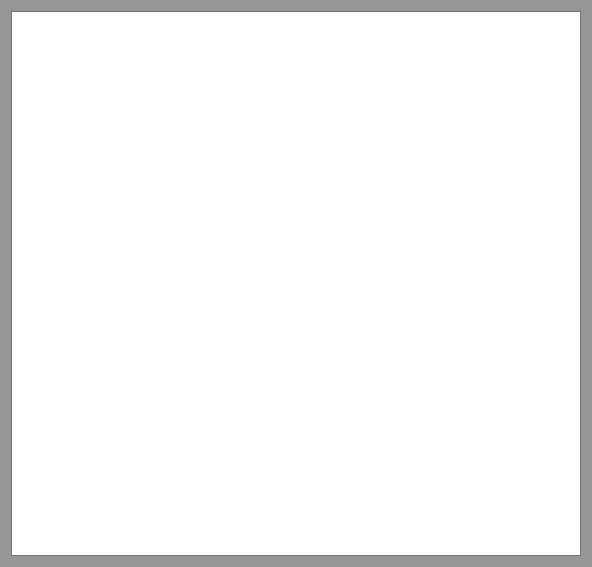
<?xml version="1.0" encoding="UTF-8"?>
<ui version="4.0">
 <class>OknoWyswietleniaMapyGraficznie</class>
 <widget class="QDialog" name="OknoWyswietleniaMapyGraficznie">
  <property name="geometry">
   <rect>
    <x>0</x>
    <y>0</y>
    <width>592</width>
    <height>567</height>
   </rect>
  </property>
  <property name="palette">
   <palette>
    <active>
     <colorrole role="WindowText">
      <brush brushstyle="SolidPattern">
       <color alpha="255">
        <red>0</red>
        <green>0</green>
        <blue>0</blue>
       </color>
      </brush>
     </colorrole>
     <colorrole role="Button">
      <brush brushstyle="SolidPattern">
       <color alpha="255">
        <red>150</red>
        <green>150</green>
        <blue>150</blue>
       </color>
      </brush>
     </colorrole>
     <colorrole role="Light">
      <brush brushstyle="SolidPattern">
       <color alpha="255">
        <red>225</red>
        <green>225</green>
        <blue>225</blue>
       </color>
      </brush>
     </colorrole>
     <colorrole role="Midlight">
      <brush brushstyle="SolidPattern">
       <color alpha="255">
        <red>187</red>
        <green>187</green>
        <blue>187</blue>
       </color>
      </brush>
     </colorrole>
     <colorrole role="Dark">
      <brush brushstyle="SolidPattern">
       <color alpha="255">
        <red>75</red>
        <green>75</green>
        <blue>75</blue>
       </color>
      </brush>
     </colorrole>
     <colorrole role="Mid">
      <brush brushstyle="SolidPattern">
       <color alpha="255">
        <red>100</red>
        <green>100</green>
        <blue>100</blue>
       </color>
      </brush>
     </colorrole>
     <colorrole role="Text">
      <brush brushstyle="SolidPattern">
       <color alpha="255">
        <red>0</red>
        <green>0</green>
        <blue>0</blue>
       </color>
      </brush>
     </colorrole>
     <colorrole role="BrightText">
      <brush brushstyle="SolidPattern">
       <color alpha="255">
        <red>255</red>
        <green>255</green>
        <blue>255</blue>
       </color>
      </brush>
     </colorrole>
     <colorrole role="ButtonText">
      <brush brushstyle="SolidPattern">
       <color alpha="255">
        <red>0</red>
        <green>0</green>
        <blue>0</blue>
       </color>
      </brush>
     </colorrole>
     <colorrole role="Base">
      <brush brushstyle="SolidPattern">
       <color alpha="255">
        <red>255</red>
        <green>255</green>
        <blue>255</blue>
       </color>
      </brush>
     </colorrole>
     <colorrole role="Window">
      <brush brushstyle="SolidPattern">
       <color alpha="255">
        <red>150</red>
        <green>150</green>
        <blue>150</blue>
       </color>
      </brush>
     </colorrole>
     <colorrole role="Shadow">
      <brush brushstyle="SolidPattern">
       <color alpha="255">
        <red>0</red>
        <green>0</green>
        <blue>0</blue>
       </color>
      </brush>
     </colorrole>
     <colorrole role="AlternateBase">
      <brush brushstyle="SolidPattern">
       <color alpha="255">
        <red>202</red>
        <green>202</green>
        <blue>202</blue>
       </color>
      </brush>
     </colorrole>
     <colorrole role="ToolTipBase">
      <brush brushstyle="SolidPattern">
       <color alpha="255">
        <red>255</red>
        <green>255</green>
        <blue>220</blue>
       </color>
      </brush>
     </colorrole>
     <colorrole role="ToolTipText">
      <brush brushstyle="SolidPattern">
       <color alpha="255">
        <red>0</red>
        <green>0</green>
        <blue>0</blue>
       </color>
      </brush>
     </colorrole>
    </active>
    <inactive>
     <colorrole role="WindowText">
      <brush brushstyle="SolidPattern">
       <color alpha="255">
        <red>0</red>
        <green>0</green>
        <blue>0</blue>
       </color>
      </brush>
     </colorrole>
     <colorrole role="Button">
      <brush brushstyle="SolidPattern">
       <color alpha="255">
        <red>150</red>
        <green>150</green>
        <blue>150</blue>
       </color>
      </brush>
     </colorrole>
     <colorrole role="Light">
      <brush brushstyle="SolidPattern">
       <color alpha="255">
        <red>225</red>
        <green>225</green>
        <blue>225</blue>
       </color>
      </brush>
     </colorrole>
     <colorrole role="Midlight">
      <brush brushstyle="SolidPattern">
       <color alpha="255">
        <red>187</red>
        <green>187</green>
        <blue>187</blue>
       </color>
      </brush>
     </colorrole>
     <colorrole role="Dark">
      <brush brushstyle="SolidPattern">
       <color alpha="255">
        <red>75</red>
        <green>75</green>
        <blue>75</blue>
       </color>
      </brush>
     </colorrole>
     <colorrole role="Mid">
      <brush brushstyle="SolidPattern">
       <color alpha="255">
        <red>100</red>
        <green>100</green>
        <blue>100</blue>
       </color>
      </brush>
     </colorrole>
     <colorrole role="Text">
      <brush brushstyle="SolidPattern">
       <color alpha="255">
        <red>0</red>
        <green>0</green>
        <blue>0</blue>
       </color>
      </brush>
     </colorrole>
     <colorrole role="BrightText">
      <brush brushstyle="SolidPattern">
       <color alpha="255">
        <red>255</red>
        <green>255</green>
        <blue>255</blue>
       </color>
      </brush>
     </colorrole>
     <colorrole role="ButtonText">
      <brush brushstyle="SolidPattern">
       <color alpha="255">
        <red>0</red>
        <green>0</green>
        <blue>0</blue>
       </color>
      </brush>
     </colorrole>
     <colorrole role="Base">
      <brush brushstyle="SolidPattern">
       <color alpha="255">
        <red>255</red>
        <green>255</green>
        <blue>255</blue>
       </color>
      </brush>
     </colorrole>
     <colorrole role="Window">
      <brush brushstyle="SolidPattern">
       <color alpha="255">
        <red>150</red>
        <green>150</green>
        <blue>150</blue>
       </color>
      </brush>
     </colorrole>
     <colorrole role="Shadow">
      <brush brushstyle="SolidPattern">
       <color alpha="255">
        <red>0</red>
        <green>0</green>
        <blue>0</blue>
       </color>
      </brush>
     </colorrole>
     <colorrole role="AlternateBase">
      <brush brushstyle="SolidPattern">
       <color alpha="255">
        <red>202</red>
        <green>202</green>
        <blue>202</blue>
       </color>
      </brush>
     </colorrole>
     <colorrole role="ToolTipBase">
      <brush brushstyle="SolidPattern">
       <color alpha="255">
        <red>255</red>
        <green>255</green>
        <blue>220</blue>
       </color>
      </brush>
     </colorrole>
     <colorrole role="ToolTipText">
      <brush brushstyle="SolidPattern">
       <color alpha="255">
        <red>0</red>
        <green>0</green>
        <blue>0</blue>
       </color>
      </brush>
     </colorrole>
    </inactive>
    <disabled>
     <colorrole role="WindowText">
      <brush brushstyle="SolidPattern">
       <color alpha="255">
        <red>75</red>
        <green>75</green>
        <blue>75</blue>
       </color>
      </brush>
     </colorrole>
     <colorrole role="Button">
      <brush brushstyle="SolidPattern">
       <color alpha="255">
        <red>150</red>
        <green>150</green>
        <blue>150</blue>
       </color>
      </brush>
     </colorrole>
     <colorrole role="Light">
      <brush brushstyle="SolidPattern">
       <color alpha="255">
        <red>225</red>
        <green>225</green>
        <blue>225</blue>
       </color>
      </brush>
     </colorrole>
     <colorrole role="Midlight">
      <brush brushstyle="SolidPattern">
       <color alpha="255">
        <red>187</red>
        <green>187</green>
        <blue>187</blue>
       </color>
      </brush>
     </colorrole>
     <colorrole role="Dark">
      <brush brushstyle="SolidPattern">
       <color alpha="255">
        <red>75</red>
        <green>75</green>
        <blue>75</blue>
       </color>
      </brush>
     </colorrole>
     <colorrole role="Mid">
      <brush brushstyle="SolidPattern">
       <color alpha="255">
        <red>100</red>
        <green>100</green>
        <blue>100</blue>
       </color>
      </brush>
     </colorrole>
     <colorrole role="Text">
      <brush brushstyle="SolidPattern">
       <color alpha="255">
        <red>75</red>
        <green>75</green>
        <blue>75</blue>
       </color>
      </brush>
     </colorrole>
     <colorrole role="BrightText">
      <brush brushstyle="SolidPattern">
       <color alpha="255">
        <red>255</red>
        <green>255</green>
        <blue>255</blue>
       </color>
      </brush>
     </colorrole>
     <colorrole role="ButtonText">
      <brush brushstyle="SolidPattern">
       <color alpha="255">
        <red>75</red>
        <green>75</green>
        <blue>75</blue>
       </color>
      </brush>
     </colorrole>
     <colorrole role="Base">
      <brush brushstyle="SolidPattern">
       <color alpha="255">
        <red>150</red>
        <green>150</green>
        <blue>150</blue>
       </color>
      </brush>
     </colorrole>
     <colorrole role="Window">
      <brush brushstyle="SolidPattern">
       <color alpha="255">
        <red>150</red>
        <green>150</green>
        <blue>150</blue>
       </color>
      </brush>
     </colorrole>
     <colorrole role="Shadow">
      <brush brushstyle="SolidPattern">
       <color alpha="255">
        <red>0</red>
        <green>0</green>
        <blue>0</blue>
       </color>
      </brush>
     </colorrole>
     <colorrole role="AlternateBase">
      <brush brushstyle="SolidPattern">
       <color alpha="255">
        <red>150</red>
        <green>150</green>
        <blue>150</blue>
       </color>
      </brush>
     </colorrole>
     <colorrole role="ToolTipBase">
      <brush brushstyle="SolidPattern">
       <color alpha="255">
        <red>255</red>
        <green>255</green>
        <blue>220</blue>
       </color>
      </brush>
     </colorrole>
     <colorrole role="ToolTipText">
      <brush brushstyle="SolidPattern">
       <color alpha="255">
        <red>0</red>
        <green>0</green>
        <blue>0</blue>
       </color>
      </brush>
     </colorrole>
    </disabled>
   </palette>
  </property>
  <property name="windowTitle">
   <string>Mapa</string>
  </property>
  <layout class="QVBoxLayout" name="verticalLayout">
   <item>
    <widget class="QGraphicsView" name="graphicsView"/>
   </item>
  </layout>
 </widget>
 <resources/>
 <connections/>
</ui>
